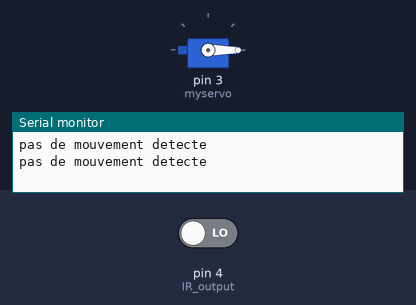
Bench run of a sketch on a simulated Arduino Uno, built with avr-gcc and run on an emulated ATmega328P. On the bench: servo, the last lines printed to the serial monitor. The inputs (shaded band) are chosen by the test bench; at power-on: pin 4 (IR_output) LOW.

Above: at 3.8 s.
3.9 s: pin 4 (IR_output) driven HIGH
At 6.46 s:
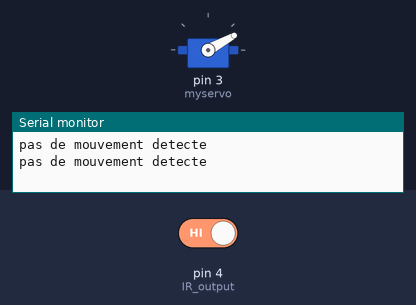
At 9.4 s:
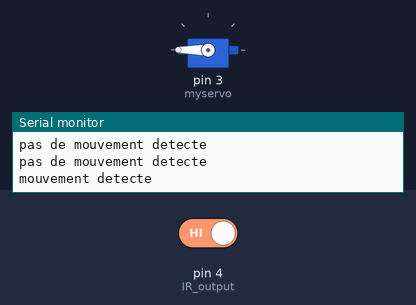
Timing chart, 0 to 18.2 s (numbered marks = the images above; inputs shaded):
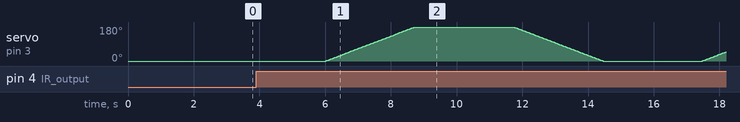

The sketch:

servo.ino
```cpp
#include <Servo.h>
Servo myservo;  // create servo object to control a servo

int pos = 0;    // variable to store the servo position
#define IR_output 4

void setup() {
  pinMode(IR_output,INPUT);
  Serial.begin(9600); // Starts the serial communication
  myservo.attach(3);  // attaches the servo on pin 13 to the servo object
  myservo.write(0); // positionne le servomoteur à 0°
}

void loop() {
  if(digitalRead(IR_output)==HIGH){
    for (pos = 0; pos <= 180; pos += 1) { // goes from 0 degrees to 180 degrees
      // in steps of 1 degree
      myservo.write(pos);              // tell servo to go to position in variable 'pos'
      delay(15);                       // waits 15ms for the servo to reach the position
    }
    Serial.println("mouvement detecte");
    delay(3000);

    for (pos = 180; pos >= 0; pos -= 1) { // goes from 180 degrees to 0 degrees
      myservo.write(pos);              // tell servo to go to position in variable 'pos'
      delay(15);                       // waits 15ms for the servo to reach the position
    }
  }
  if(digitalRead(IR_output)==LOW){
    Serial.println("pas de mouvement detecte");
  }
  delay(3000);
}
```
